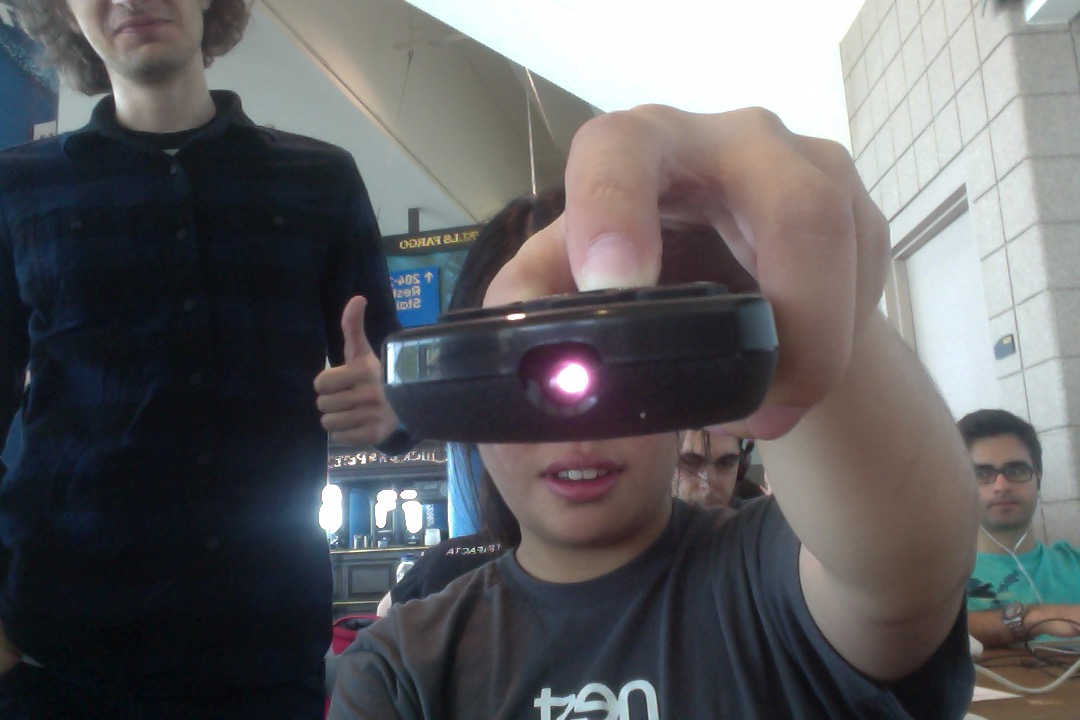
#> input picture pennapps/led.jpg, 1080 x 720 px, given in place of the camera
$ python tracking.py   (Python 2 division)   (older library calls are emulated)
#> lines starting #> are read from the running program, lines starting #| are printed output that depends on the picture; after the words box and inside, x2 and y2 are one past the last pixel; in counts of white or black regions, pixels touching at a corner belong together
import cv2
import numpy as np
from gestures import gesture
import cv2.cv as cv

cap = cv2.VideoCapture(0)

gesture_cache = []
lag = 0
while(1):
    lag += 1
    if lag > 10 and len(gesture_cache) > 0:
        # flush the gesture
        print gesture.lookup(gesture_cache)
        gesture_cache = []
    # Take each frame
    _, frame = cap.read()
#> frame is the input picture: shape (720, 1080, 3); mean B, G, R 97.9, 95.6, 96
    # frame = cv2.imread('led.jpg')
    frame = cv2.flip(frame,1)
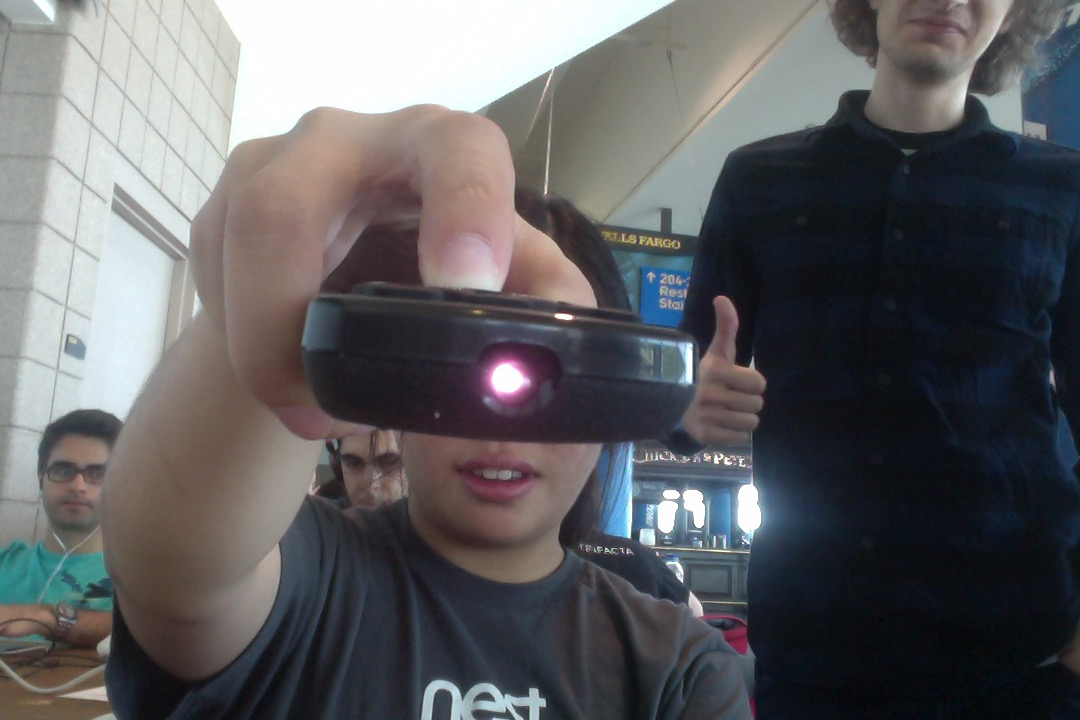
#> frame: shape (720, 1080, 3); mean B, G, R 97.9, 95.6, 96

    # Convert BGR to HSV
    hsv = cv2.cvtColor(frame, cv2.COLOR_BGR2HSV)
#> hsv: shape (720, 1080, 3); mean H, S, V 79.2, 59.8, 105


    # in rgb format orange = np.uint8([[[115, 50, 40]]])
    orange = np.uint8([[[186, 109, 199]]])
    # define range of orange color in HSV
    hsv_orange = cv2.cvtColor(orange, cv2.COLOR_BGR2HSV)[0][0]

    white=np.uint8([[[255,255,255]]])
    hsv_white = cv2.cvtColor(white, cv2.COLOR_BGR2HSV)[0][0]

    lower = np.array([hsv_orange[0]-20, 100, 100])
    upper = np.array([hsv_orange[0] + 20, 255, 255])

    lw = np.array([0,0,0], dtype=np.uint8)
    uw = np.array([255,255,50], dtype=np.uint8)


    # Threshold the HSV image to get only specified colors
    mask = cv2.inRange(hsv, lower, upper)
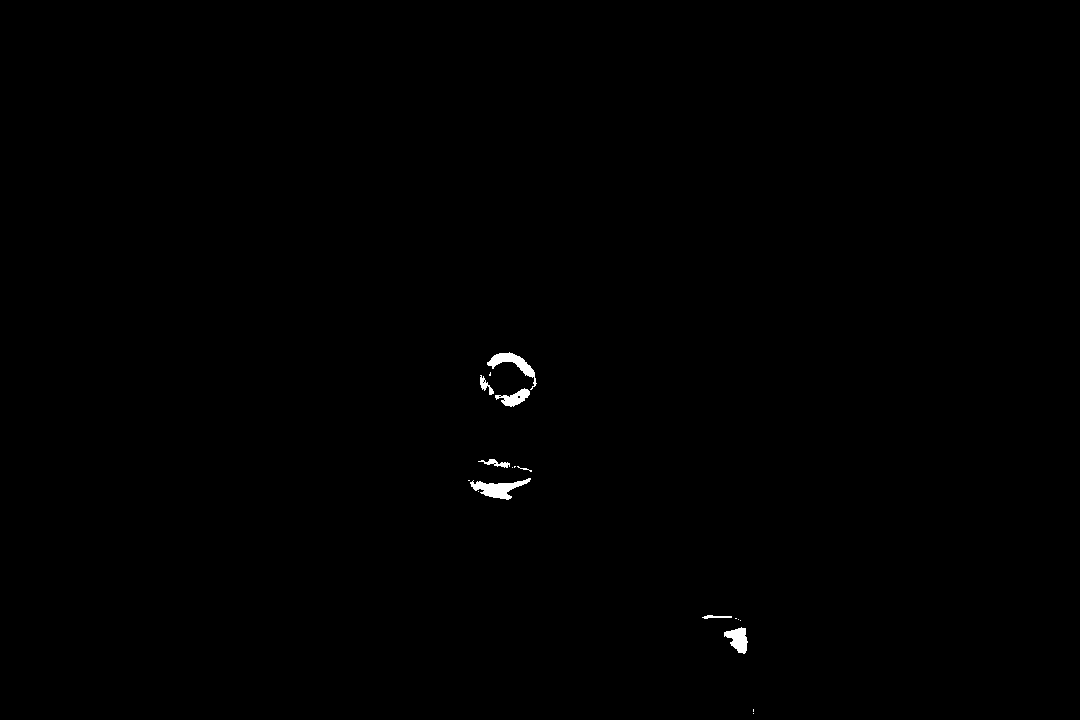
#> mask: shape (720, 1080); 0.28% white; 18 white regions (10 under 20 px), largest, box (x1, y1, x2, y2) and area: (470, 478, 531, 500) 590, (487, 352, 537, 390) 506, (724, 627, 748, 654) 386
    mask_white = cv2.inRange(hsv, lw, uw)
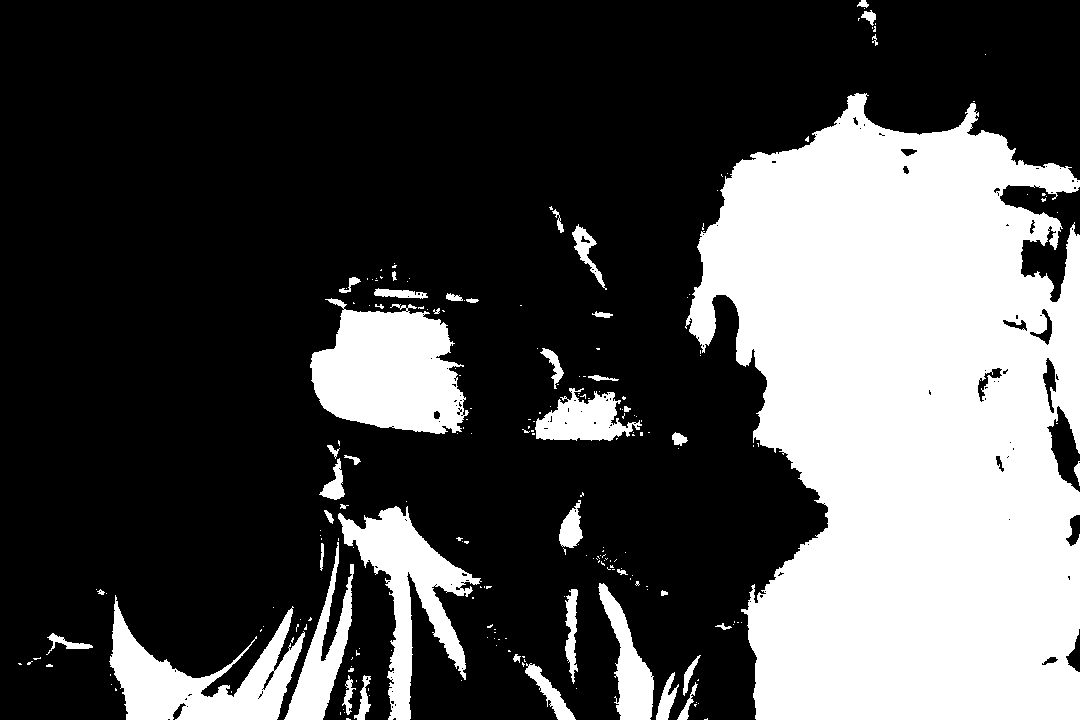
#> mask_white: shape (720, 1080); 30.4% white; 222 white regions (177 under 20 px)
#

    # mask = cv2.bitwise_or(mask, mask_white)
    # Bitwise-AND mask and original image
    res = cv2.bitwise_and(frame,frame, mask= mask)


    centres = []
    contours, hierarchy = cv2.findContours(mask.copy(),cv2.RETR_TREE,cv2.CHAIN_APPROX_SIMPLE)
#> contours = 24 contours, 17 with area under 20; largest, box (x1, y1, x2, y2) and area: (470, 478, 531, 500) 514, (487, 352, 537, 390) 435, (724, 627, 748, 654) 344, (495, 388, 530, 407) 279, (478, 459, 510, 468) 84, (480, 375, 494, 395) 82, (702, 615, 732, 619) 38
    for idx, contour in enumerate(contours):
        area = cv2.contourArea(contour)
        if area < 10:
            continue

        # [10 lines of commented-out code are left out]
        if area > 100:
            # [11 lines of commented-out code are left out]
            moments = cv2.moments(contour)
            centres.append((int(moments['m10']/moments['m00']), int(moments['m01']/moments['m00'])))
            cv2.circle(mask, centres[-1], 3, (0, 255, 0), -1)
            print centres[-1]
            gesture_cache.append(centres[-1])
            lag = 0
#> this loop made 24 passes
#> area on passes 3, 7, 10, 14, 16, 20, 24: 344.5, 37.5, 514, 84, 279, 82.5, 435
#| (737, 638)
#| (497, 488)
#| (514, 397)
#| (512, 362)
#> mask: shape (720, 1080); 0.26% white; 19 white regions (11 under 20 px), largest, box (x1, y1, x2, y2) and area: (470, 478, 531, 500) 561, (487, 352, 537, 390) 492, (724, 627, 748, 654) 357
#> after the loop, centres = [(737, 638), (497, 488), (514, 397), (512, 362)]; gesture_cache = [(737, 638), (497, 488), (514, 397), (512, 362)]


    cv2.imshow('frame',frame)
    cv2.imshow('mask',mask)
    cv2.imshow('res', res)
    k = cv2.waitKey(5) & 0xFF
#> (key Esc is pressed here)
    if k == 27:
        break

cv2.destroyAllWindows()
